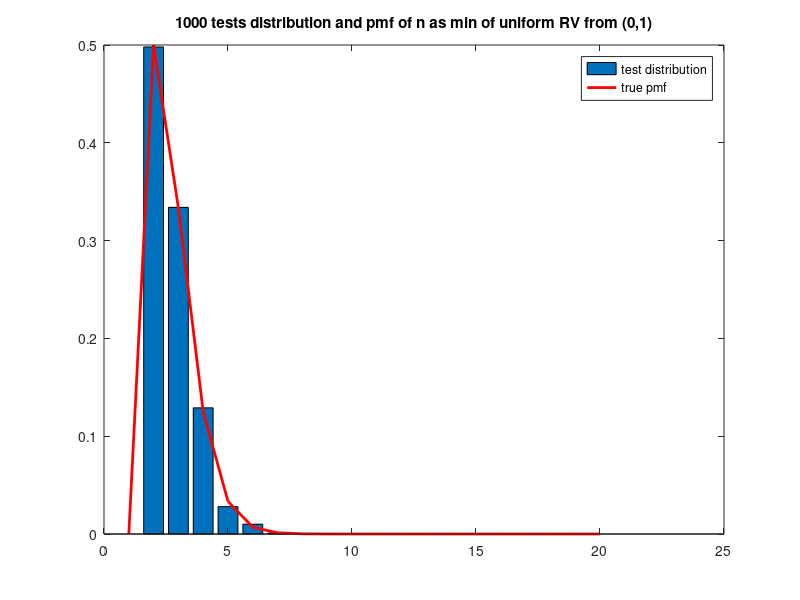
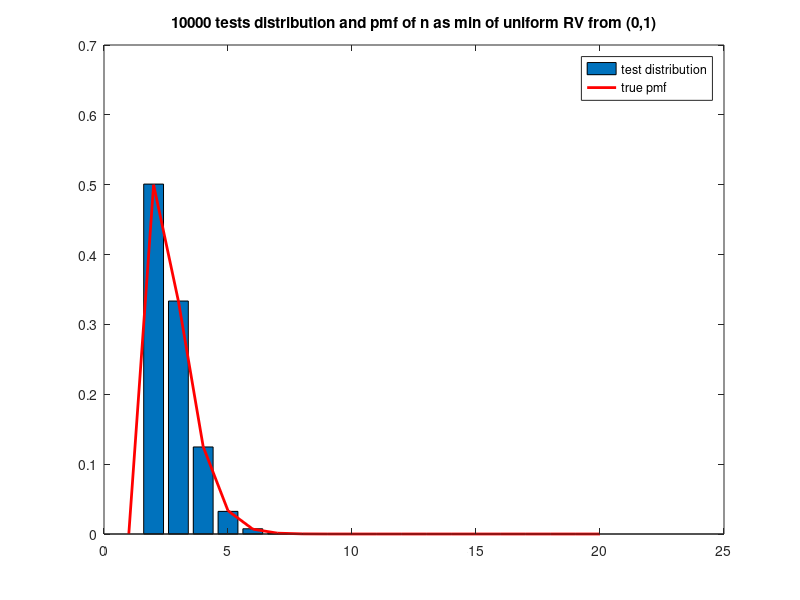
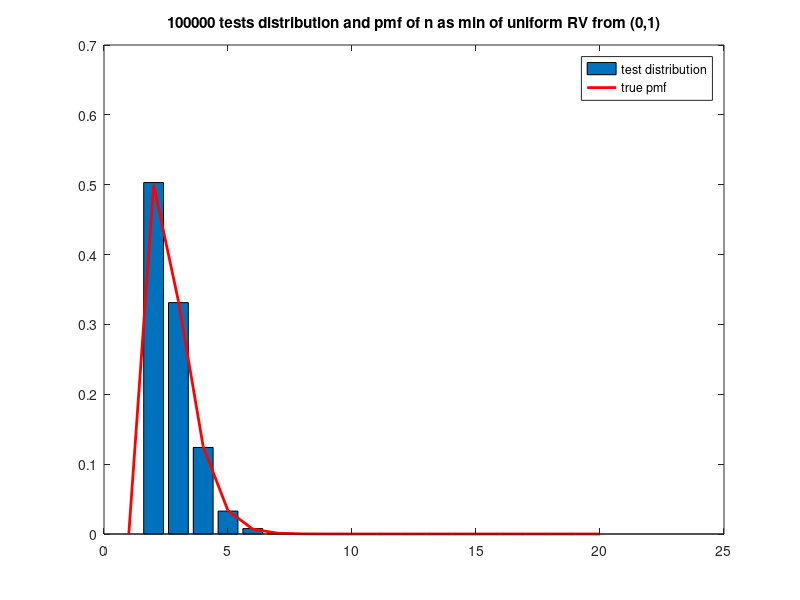
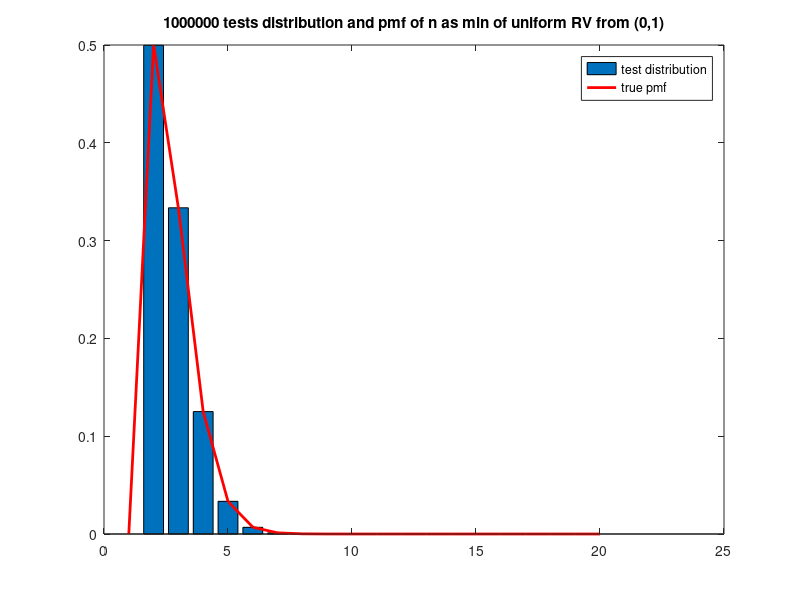

Recreate these plots in MATLAB, in order.
%% problem 2
% prob 2
clear all;close all;clc;
fprintf('\nProb 2: \n\n');
p = zeros(20, 1); % generate the pmf of n = 1...20
for i = 2:20
p(i) = 1 / (i*factorial(i-2));
end
for count = 3:6 % test 1000, 10000, 100000,1000000 times
num = 10^count; % number of tests
ns = zeros(num, 1);
fprintf('Estimating %d times for n:\n', num);
for i = 1:num
last = -1; % last random number from (0,1)
curr = rand(); % generate a new random number
n = 1;
while curr >= last % generate random number from (0,1) till curr < last
    last = curr;
    n = n + 1;
    curr = rand();
end
ns(i) = n;
end
fprintf('Mean: %f. Variance: %f.\n\n', mean(ns), var(ns));
d = zeros(20, 1); % generate the test distribution of n = 1...20
for i = 2:20
d(i) = sum(ns == i) / num;
end
figure;
bar(1:20, d); hold on;
plot(1:20, p, 'r','LineWidth',2); hold off;
title([num2str(num), ...
' tests distribution and pmf of n as min of uniform RV from (0,1)']);
legend('test distribution', 'true pmf');
end
